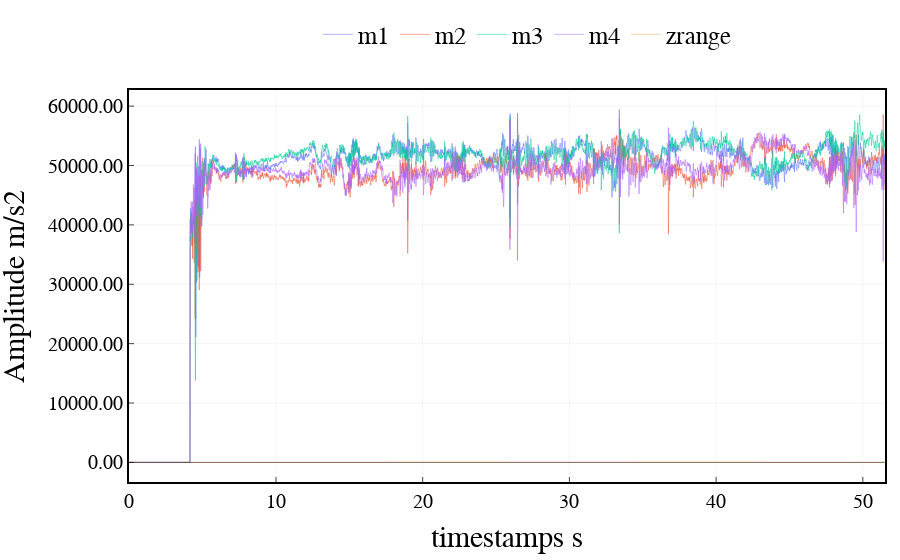

The code cell stored with this chart in its notebook:
### Code cell
# 画图：4个motor+高度计
import scipy.signal as signal_p

# Define filter parameters
fs = 100  # Sampling frequency
fc = 4  # Cutoff frequency
order = 6  # Filter order



# Create low-pass Butterworth filter
b, a = signal_p.butter(order, fc / (fs / 2), btype='low')

# Apply filter to signal data
signalf = signal_p.filtfilt(b, a, imu_data[:,:6], axis=0)
timestamp = imu_data[:,-2]
fig = go.Figure()
fig.add_trace(go.Scatter(x=timestamp, y=imu_data[:,3],
                    mode='lines',
                    line=dict(width=0.5),
                    name='m1'))
fig.add_trace(go.Scatter(x=timestamp, y=imu_data[:,4],
                    mode='lines',
                    line=dict(width=0.5),
                    name='m2'))
fig.add_trace(go.Scatter(x=timestamp, y=imu_data[:,5],
                    mode='lines',
                    line=dict(width=0.5),
                    name='m3'))
fig.add_trace(go.Scatter(x=timestamp, y=imu_data[:,6],
                    mode='lines',
                    line=dict(width=0.5),
                    name='m4'))
fig.add_trace(go.Scatter(x=timestamp, y=imu_data[:,8]/1000,
                    mode='lines',
                    line=dict(width=0.5),
                    name='zrange'))


# # Add a rectangle to the plot
# fig.add_shape(type='rect',
#               x0=0,
#               y0=-2,
#               x1=10,
#               y1=2,
#               line=dict(color='blue', width=0.5),
#             #   fillcolor='lightblue',
#               opacity=0.5)

fig.add_shape(type='line',
                x0=0,
                y0=0,
                x1=timestamp[-1].astype(float),
                y1=0,
                line=dict(color='black', width=0.5),
            #   fillcolor='lightblue',
                opacity=1)

    
    


fig.update_layout(xaxis_title='timestamps s',
                        yaxis_title='Amplitude m/s2',
                        font=dict(size=25, family='Arial', color='rgb(0, 0, 0)'),
                        margin={'l': 15, 'r': 15, 't': 15, 'b': 15},
                        # width=1000, height=400,
                        legend=dict(
                            yanchor="top",
                            y=1.2,
                            xanchor="left",
                            x = 0.25,
                            font=dict(
                                family='Arial',
                                size=25,
                                color='rgb(0, 0, 0)',
                            ),
                            orientation="h",
                            # bordercolor="Black",
                            # borderwidth=1
                        ),
                        plot_bgcolor='rgb(255,255,255)',
                        xaxis=dict(
                            showline=True,
                            linecolor='rgb(0, 0, 0)',
                            linewidth=2,
                            ticks='inside',
                            tickfont=dict(
                                family='Arial',
                                size=20,
                                color='rgb(0, 0, 0)',
                            ),
                            tick0 = 150,
                            dtick = 10,
                            gridcolor='rgb(245, 245, 245)',
                            mirror=True
                        ),
                        yaxis=dict(
                            # range = [0, 1],
                            showline=True,
                            linecolor='rgb(0, 0, 0)',
                            linewidth=2,
                            ticks='inside',
                            tickfont=dict(
                                family='Arial',
                                size=20,
                                color='rgb(0, 0, 0)',
                            ),
                            tickformat='.2f',   # y轴刻度分辨率
                            gridcolor='rgb(245, 245, 245)',
                            mirror=True
                        ),
        )

fig.show()

### Figure 1 — Plotly figure (JSON) as saved in the notebook; plotly's stock layout.template omitted (floating-point values rounded to 4 significant figures; data arrays with more than 128 entries replaced by an {"elided": "..."} marker saying what was removed)
{"data": [{"line": {"width": 0.5}, "mode": "lines", "name": "m1", "type": "scatter", "x": {"elided": "5152 float values"}, "y": {"elided": "5152 int values"}}, {"line": {"width": 0.5}, "mode": "lines", "name": "m2", "type": "scatter", "x": {"elided": "5152 float values"}, "y": {"elided": "5152 int values"}}, {"line": {"width": 0.5}, "mode": "lines", "name": "m3", "type": "scatter", "x": {"elided": "5152 float values"}, "y": {"elided": "5152 int values"}}, {"line": {"width": 0.5}, "mode": "lines", "name": "m4", "type": "scatter", "x": {"elided": "5152 float values"}, "y": {"elided": "5152 int values"}}, {"line": {"width": 0.5}, "mode": "lines", "name": "zrange", "type": "scatter", "x": {"elided": "5152 float values"}, "y": {"elided": "5152 float values"}}], "layout": {"font": {"color": "rgb(0, 0, 0)", "family": "Arial", "size": 25}, "legend": {"font": {"color": "rgb(0, 0, 0)", "family": "Arial", "size": 25}, "orientation": "h", "x": 0.25, "xanchor": "left", "y": 1.2, "yanchor": "top"}, "margin": {"b": 15, "l": 15, "r": 15, "t": 15}, "plot_bgcolor": "rgb(255,255,255)", "shapes": [{"line": {"color": "black", "width": 0.5}, "opacity": 1, "type": "line", "x0": 0, "x1": 51.49, "y0": 0, "y1": 0}], "xaxis": {"dtick": 10, "gridcolor": "rgb(245, 245, 245)", "linecolor": "rgb(0, 0, 0)", "linewidth": 2, "mirror": true, "showline": true, "tick0": 150, "tickfont": {"color": "rgb(0, 0, 0)", "family": "Arial", "size": 20}, "ticks": "inside", "title": {"text": "timestamps s"}}, "yaxis": {"gridcolor": "rgb(245, 245, 245)", "linecolor": "rgb(0, 0, 0)", "linewidth": 2, "mirror": true, "showline": true, "tickfont": {"color": "rgb(0, 0, 0)", "family": "Arial", "size": 20}, "tickformat": ".2f", "ticks": "inside", "title": {"text": "Amplitude m/s2"}}}}
